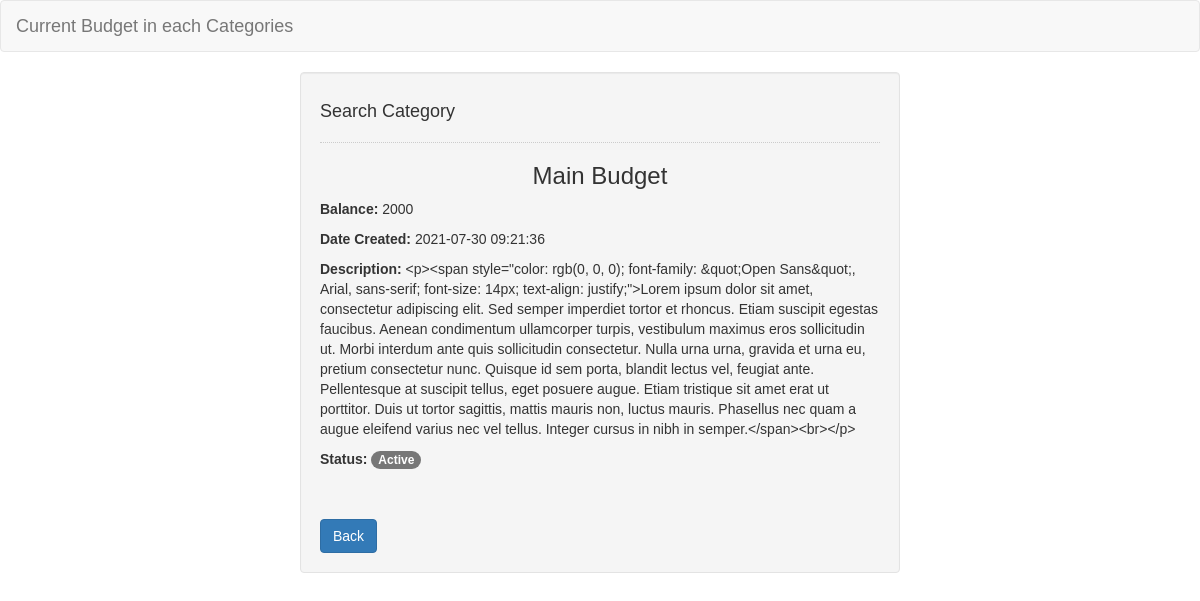
/admin/search/get_search.php?id=1, run on the app's committed database.
### tables this page shows
CREATE TABLE `categories` (
  `id` int(30) NOT NULL AUTO_INCREMENT,
  `category` varchar(250) NOT NULL,
  `description` text DEFAULT NULL,
  `status` tinyint(1) NOT NULL DEFAULT 1,
  `balance` float NOT NULL DEFAULT 0,
  `date_created` datetime NOT NULL DEFAULT current_timestamp(),
  `date_updated` datetime DEFAULT NULL ON UPDATE current_timestamp(),
  PRIMARY KEY (`id`)
);

### admin/search/get_search.php (the view, shortened to what this page needs)
<!DOCTYPE html>
<html lang="en">
	<head>
		<link rel="stylesheet" type="text/css" href="css/bootstrap.css"/>
	</head>
<body>
	<nav class="navbar navbar-default">
		<div class="container-fluid">
			<a class="navbar-brand">Current Budget in each Categories</a>
		</div>
	</nav>
	<div class="col-md-3"></div>
	<div class="col-md-6 well">
		<h4>Search Category</h4>
		<hr style="border-top:1px dotted #ccc;"/>
		<?php
			require 'conn.php';
			if(ISSET($_REQUEST['id'])){
				$query = mysqli_query($conn, "SELECT * FROM `categories` WHERE `id` = '$_REQUEST[id]'") or die(mysqli_error());
				$fetch = mysqli_fetch_array($query);
		?>
				<h3 class="text-center"><?php echo $fetch['category']?></h3>
				<p><b>Balance: </b><?php echo nl2br($fetch['balance'])?></p>
				<p><b>Date Created: </b><?php echo nl2br($fetch['date_created'])?></p>
				<p><b>Description: </b><?php echo nl2br($fetch['description'])?></p>
				<?php if($fetch['status'] == 1): ?>
                    <p><b>Status: </b><span class="badge badge-success">Active</span></p>
                        <?php else: ?>
					<p><b>Status: </b><span class="badge badge-danger">Inactive</span></p>
                <?php endif; ?>
		<?php
			}
		?>
		<br/><br/>
		<a href="index.php" class="btn btn-primary">Back</a>
	</div>
</body>
</html>

### data on the page
categories: category "Main Budget", balance "2000", date_created "2021-07-30 09:21:36", description "<p><span style=\"color: rgb(0, 0, 0); font-family: &quot;Open Sans&quot;, Arial, sans-serif; font-size: 14px; text-align: justify;\">Lorem ipsum dolor sit amet, consectetur adipiscing elit. Sed semper imperdiet tortor et rhoncus. Etiam suscipit egestas faucibus. Aenean condimentum ullamcorper turpis, vestibulum maximus eros sollicitudin ut. Morbi interdum ante quis sollicitudin consectetur. Nulla urna urna, gravida et urna eu, pretium consectetur nunc. Quisque id sem porta, blandit lectus vel, feugiat ante. Pellentesque at suscipit tellus, eget posuere augue. Etiam tristique sit amet erat ut porttitor. Duis ut tortor sagittis, mattis mauris non, luctus mauris. Phasellus nec quam a augue…"
